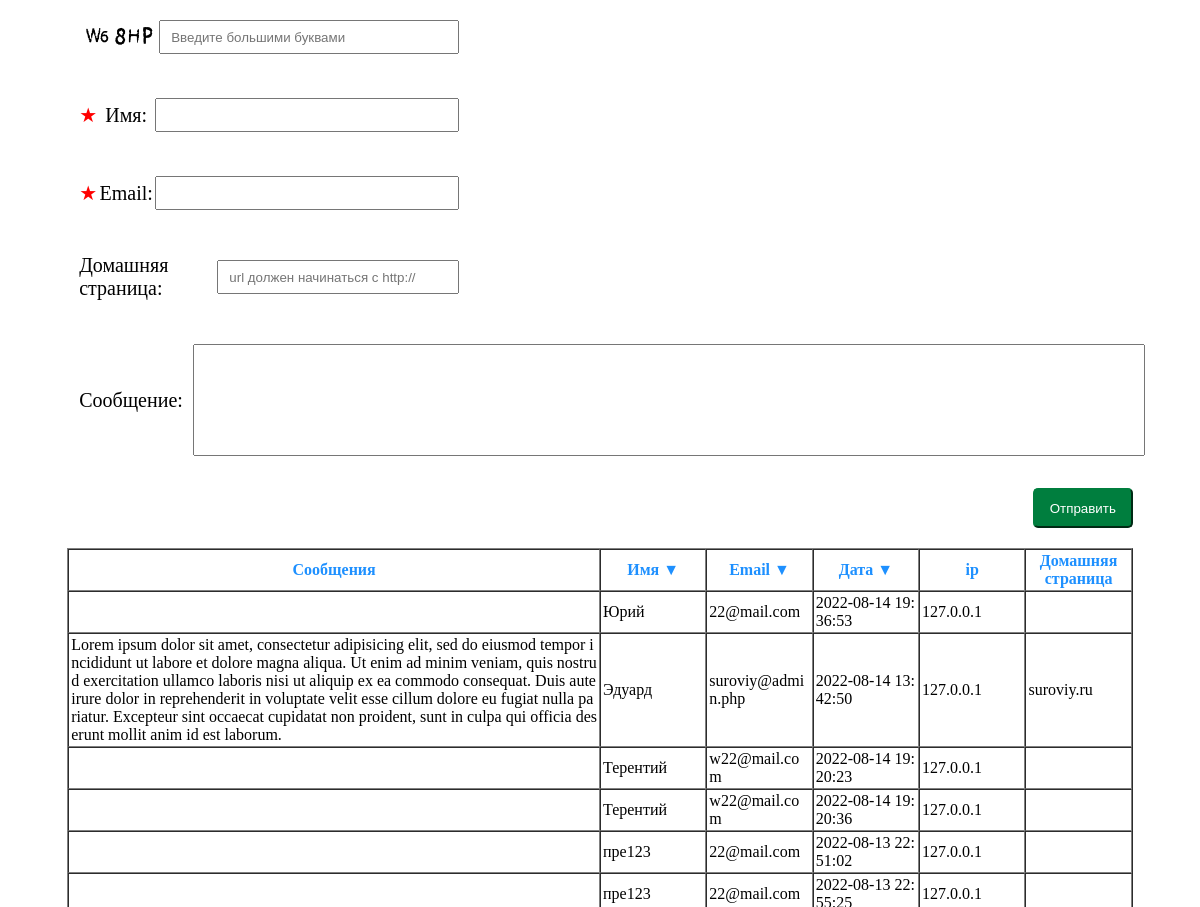
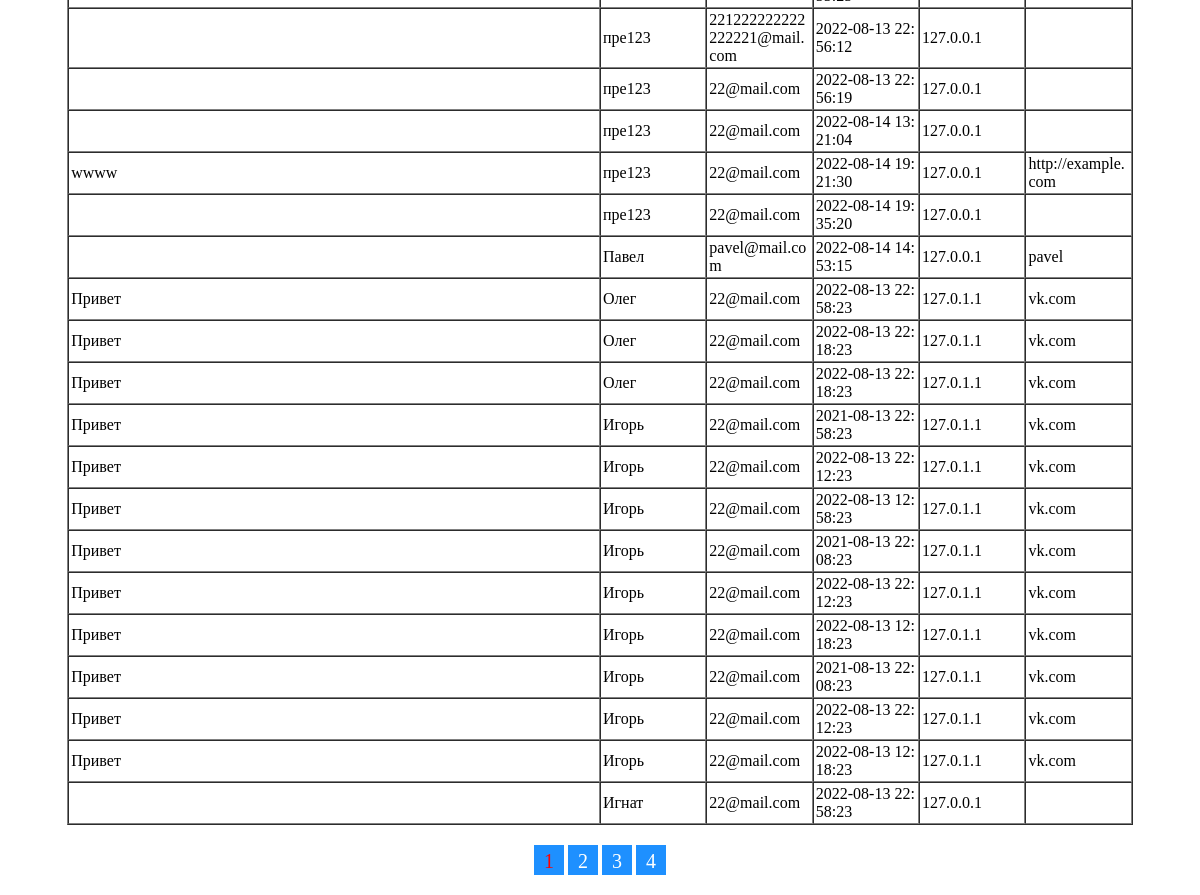
/?userName=DESC, run on the app's committed database (2 pictures, top to bottom).
### tables this page shows
CREATE TABLE `guest` (
  `id` int(11) NOT NULL,
  `userName` varchar(255) NOT NULL,
  `email` varchar(350) DEFAULT NULL,
  `homePage` varchar(350) DEFAULT NULL,
  `text` text,
  `ip` varchar(250) DEFAULT NULL,
  `browser` text,
  `date` datetime NOT NULL
);

### router/routes.php (called while the page is built)
<?php
Router::run();

### index.php (called while the page is built, shortened)
<?php
require "router/routes.php";
?>

### Model/Guest.php (called while the page is built, shortened)
<?php
class Guest
{
    private $dsn = 'mysql:host=localhost;dbname=guest_book';
    private $username = 'root';
    private $password = '';
    private $dbh;
    public function __construct()
    {
        try {
            $this->dbh = new PDO($this->dsn, $this->username, $this->password);
        } catch (PDOException $e) {
            print "Error!: " . $e->getMessage() . "<br/>";
            die();
        }
    }
    public function orderData($get)
    {
        foreach ($get as $key => $val) {
            $sql = "SELECT * FROM `guest` ORDER BY $key $val ";
            $query = $this->dbh->prepare($sql);
            $query->execute();
            $result = $query->fetchAll();
            return $result;
        }
    }
}

### Views/table.php (the view, shortened to what this page needs)
<table class="table" width="100%" border="1" cellspacing="0" cellpadding="2">
    <tr>
        <th width="50%">Сообщения</th>
        <th width="10%"><a href="/?userName=<? echo empty($_GET) || $_GET['userName'] == 'ASC' ? 'DESC' : 'ASC'; ?>">
                Имя
                <? echo empty($_GET) || $_GET['userName'] == 'ASC' ? "&#x25B2" : "&#x25BC"; ?></a></th>
        <th width="10%"><a href="/?email=<? echo empty($_GET) || $_GET['email'] == 'ASC' ? 'DESC' : 'ASC'; ?>">Email
                <? echo empty($_GET) || $_GET['email'] == 'ASC' ? "&#x25B2" : "&#x25BC"; ?></a></th>
        <th width="10%"><a href="/?date=<? echo empty($_GET) || $_GET['date'] == 'ASC' ? 'DESC' : 'ASC'; ?>">Дата
                <? echo empty($_GET) || $_GET['date'] == 'ASC' ? "&#x25B2" : "&#x25BC"; ?></a></th>
        <th width="10%">ip</th>
        <th width="10%">Домашняя страница</th>
    </tr>
    <? for ($i = $pagination['page'] * $pagination['count']; $i < ($pagination['page'] + 1) * $pagination['count']; $i++) {
        if (!empty($data[$i])) {
            ?>
            <tr width="50%">
                <div>
                    <td style="word-break:break-all;"><? echo $data[$i]['text'] ?></td>
                </div>
                <td style="word-break:break-all" width="10%"><? echo $data[$i]['userName'] ?></td>
                <td style="word-break:break-all" width="10%"><? echo $data[$i]['email'] ?></td>
                <td style="word-break:break-all" width="10%"><? echo $data[$i]['date'] ?></td>
                <td style="word-break:break-all" width="10%"><? echo $data[$i]['ip'] ?></td>
                <td style="word-break:break-all" width="10%"><? echo $data[$i]['homePage'] ?></td>
            </tr>
        <? }
    } ?>
</table>
<? if (!empty($data)) { ?>
    <div class="pagination">
        <? for ($p = 0; $p < $pagination['pageCount']; $p++) { ?>
            <a class="pagination_button <? echo $_GET['page'] == $p ? 'active_button' : '' ?>" href="<?
            if ($_GET['userName'] || $_GET['email'] || $_GET['date']) {
                echo '?' . key($_GET) . '=' . $_GET[key($_GET)] . '&' . 'page=' . $p;
            } else {
                echo '/?page=' . $p;
            }
            ?>"><? echo $p + 1 ?></a>
        <? } ?>
    </div>
<? } ?>

### Controller/GuestController.php (shortened to what this page needs)
<?php
require "Model/Guest.php";
class GuestController
{
    public static $err = [];
    public static function show($data = [])
    {
        $conn = new Guest();
        if (!empty($_GET['userName']) || !empty($_GET['email']) || !empty($_GET['date'])) {
            $pagination = self::pagination($data);
            require "Views/form.php";
            die();
        }
        elseif
        (!empty(self::$err) || empty($data)) {
            $err = self::$err;
            $data = $conn->getData();
            $pagination = self::pagination($data);
            require "Views/form.php";
            die();
        }
    }
    public static function examinationGetRequest($get)
    {
        foreach ($get as $key => $val) {
            if ($val === 'ASC' || $val === 'DESC') {
                $conn = new Guest();
                $data = $conn->orderData($get);
                self::show($data);
            }
        }
    }
    public static function pagination($data)
    {
        $page = $_GET['page'];
        $count = 25;
        $pageCount = count($data) / $count;
        return ['page' => $page, 'count' => $count, 'pageCount' => $pageCount];
    }
}

### public/css/style.css (style rules this page uses)
a { color: dodgerblue; text-decoration: none; }
.pagination { text-align: center; margin: 20px 0; }
.pagination_button { display: inline-block; background-color: dodgerblue; color: white; width: 20px; height: 20px; padding: 5px; font-size: 20px; }
.active_button { color: red; }
th { color: dodgerblue; }

### data on the page
guest: userName "Юрий", email "22@mail.com", date "2022-08-14 19:36:53", ip "127.0.0.1"
guest: text "Lorem ipsum dolor sit amet, consectetur adipisicing elit, sed do eiusmod tempor incididunt ut labore et dolore magna aliqua. Ut enim ad minim veniam, quis nostrud exercitation ullamco laboris nisi ut aliquip ex ea commodo consequat. Duis aute irure dolor in reprehenderit in voluptate velit esse cillum dolore eu fugiat nulla pariatur. Excepteur sint occaecat cupidatat non proident, sunt in culpa qui officia deserunt mollit anim id est laborum.", userName "Эдуард", email "suroviy@admin.php", date "2022-08-14 13:42:50", ip "127.0.0.1", homePage "suroviy.ru"
guest: userName "Терентий", email "w22@mail.com", date "2022-08-14 19:20:23", ip "127.0.0.1"
guest: userName "Терентий", email "w22@mail.com", date "2022-08-14 19:20:36", ip "127.0.0.1"
guest: userName "пре123", email "22@mail.com", date "2022-08-13 22:51:02", ip "127.0.0.1"
guest: userName "пре123", email "22@mail.com", date "2022-08-13 22:55:25", ip "127.0.0.1"
guest: userName "пре123", email "221222222222222221@mail.com", date "2022-08-13 22:56:12", ip "127.0.0.1"
guest: userName "пре123", email "22@mail.com", date "2022-08-13 22:56:19", ip "127.0.0.1"
guest: userName "пре123", email "22@mail.com", date "2022-08-14 13:21:04", ip "127.0.0.1"
guest: text "wwww", userName "пре123", email "22@mail.com", date "2022-08-14 19:21:30", ip "127.0.0.1", homePage "http://example.com"
guest: userName "пре123", email "22@mail.com", date "2022-08-14 19:35:20", ip "127.0.0.1"
guest: userName "Павел", email "pavel@mail.com", date "2022-08-14 14:53:15", ip "127.0.0.1", homePage "pavel"
guest: text "Привет", userName "Олег", email "22@mail.com", date "2022-08-13 22:58:23", ip "127.0.1.1", homePage "vk.com"
guest: text "Привет", userName "Олег", email "22@mail.com", date "2022-08-13 22:18:23", ip "127.0.1.1", homePage "vk.com"
guest: text "Привет", userName "Олег", email "22@mail.com", date "2022-08-13 22:18:23", ip "127.0.1.1", homePage "vk.com"
guest: text "Привет", userName "Игорь", email "22@mail.com", date "2021-08-13 22:58:23", ip "127.0.1.1", homePage "vk.com"
guest: text "Привет", userName "Игорь", email "22@mail.com", date "2022-08-13 22:12:23", ip "127.0.1.1", homePage "vk.com"
guest: text "Привет", userName "Игорь", email "22@mail.com", date "2022-08-13 12:58:23", ip "127.0.1.1", homePage "vk.com"
guest: text "Привет", userName "Игорь", email "22@mail.com", date "2021-08-13 22:08:23", ip "127.0.1.1", homePage "vk.com"
guest: text "Привет", userName "Игорь", email "22@mail.com", date "2022-08-13 22:12:23", ip "127.0.1.1", homePage "vk.com"
guest: text "Привет", userName "Игорь", email "22@mail.com", date "2022-08-13 12:18:23", ip "127.0.1.1", homePage "vk.com"
guest: text "Привет", userName "Игорь", email "22@mail.com", date "2021-08-13 22:08:23", ip "127.0.1.1", homePage "vk.com"
guest: text "Привет", userName "Игорь", email "22@mail.com", date "2022-08-13 22:12:23", ip "127.0.1.1", homePage "vk.com"
guest: text "Привет", userName "Игорь", email "22@mail.com", date "2022-08-13 12:18:23", ip "127.0.1.1", homePage "vk.com"
guest: userName "Игнат", email "22@mail.com", date "2022-08-13 22:58:23", ip "127.0.0.1"
